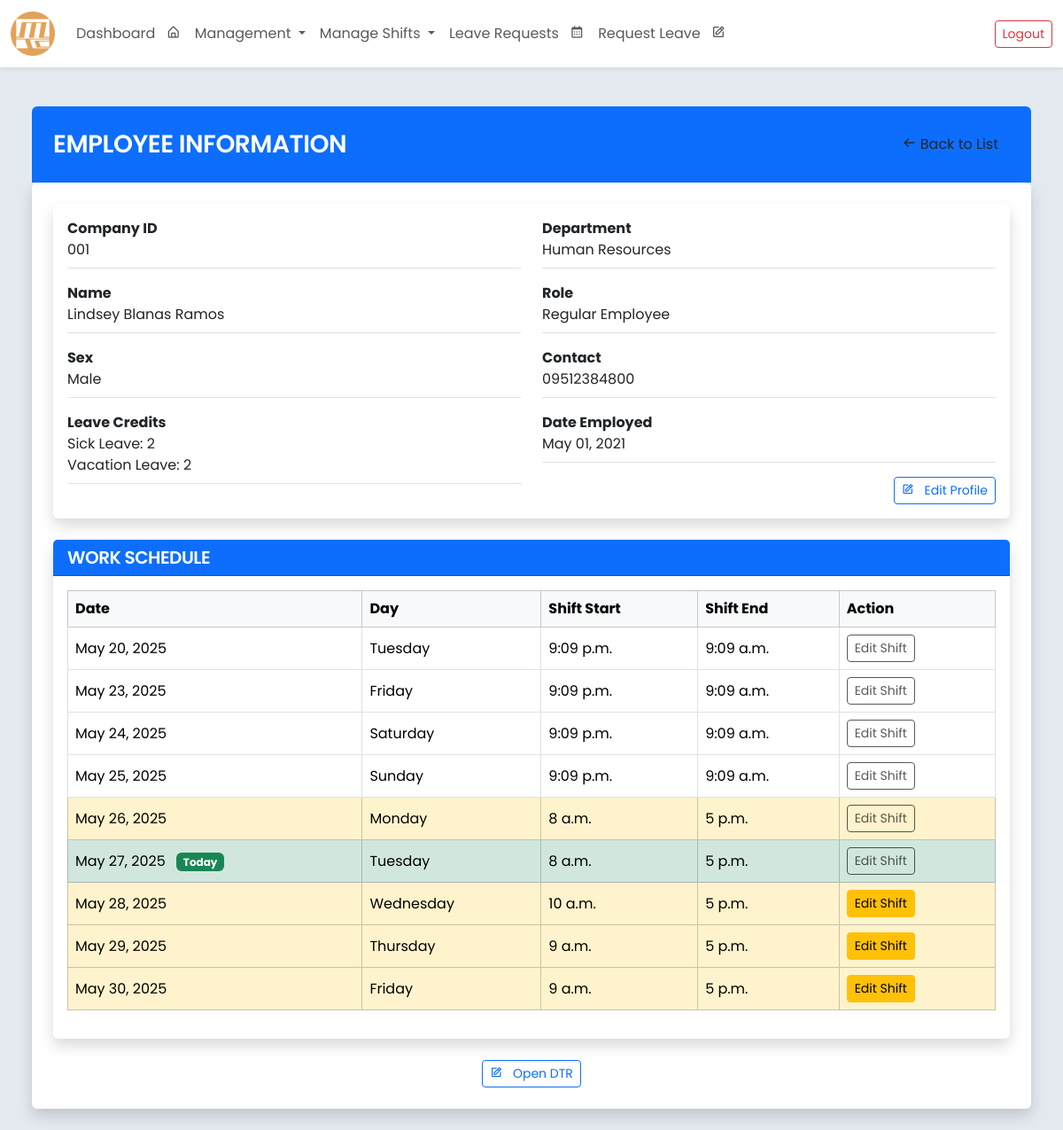
Page /employee/view/10/ (signed in) on the earlier database version.
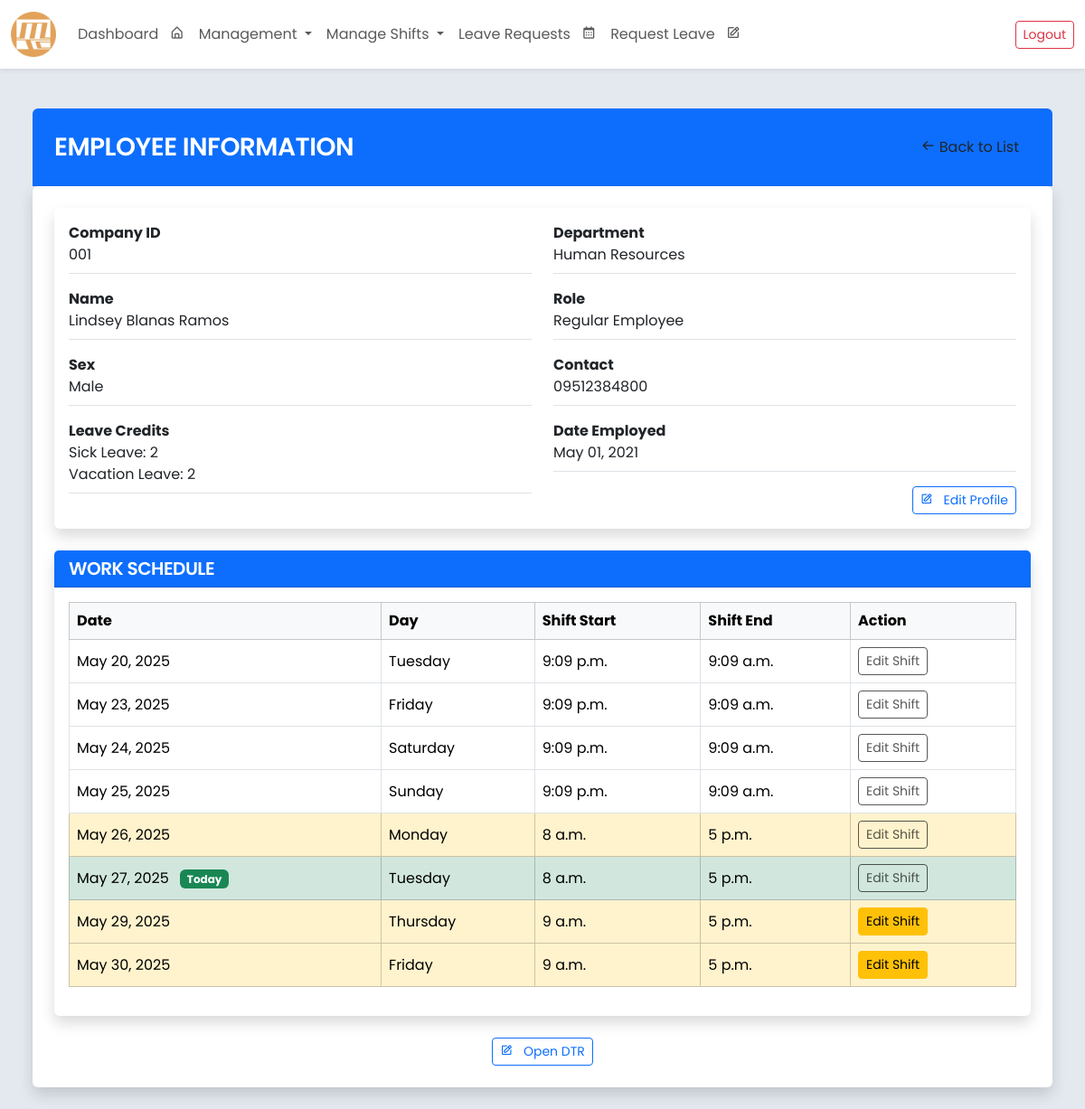
Same page on the later database version.
### core/models.py (models this page shows, shortened)
class Shift(models.Model):
    employee = models.ForeignKey(
        'Employee',
        on_delete=models.CASCADE,
        related_name='shifts'
    )
    department = models.ForeignKey(
        'Department',
        on_delete=models.CASCADE,
        related_name='shifts'
    )
    shift_date = models.DateField(default=timezone.now)
    shift_start = models.TimeField()
    shift_end = models.TimeField()
    class Meta:
        verbose_name = 'Shift'
        verbose_name_plural = 'Shifts'
        db_table = 'shift_table'
        ordering = ['shift_date', 'shift_start']

### core/views.py (the view)
# urls.py: path('employee/view/<int:pk>/', views.view_employee_information, name='employee_information'),
def view_employee_information(request, pk):
    employee = get_object_or_404(Employee, employee_id=pk)
    shifts = Shift.objects.filter(employee=employee).order_by('shift_date', 'shift_start')
    today = date.today()
    start_of_week = today - timedelta(days=today.weekday())  # Monday
    end_of_week = start_of_week + timedelta(days=6)          # Sunday
    context = {
        'employee': employee,
        'shifts': shifts,
        'today': today,
        'start_of_week': start_of_week,
        'end_of_week': end_of_week,
    }
    return render(request, 'view_employee_information.html', context)

### core/models.py (called while the page is built)
    def __str__(self):
        return self.name

### core/templates/view_employee_information.html (shortened to what the changed rows need)
{% extends "base.html" %}
{% block content %}
<div class="container-fluid" style="max-width: 1200px;">
    <div class="bg-white p-4 rounded shadow">
        <div class="card border-0 shadow mb-4">
            <div class="card-body">
                <table class="table table-bordered table-hover align-middle">
                    <thead class="table-light">
                        <tr>
                            <th>Date</th>
                            <th>Day</th>
                            <th>Shift Start</th>
                            <th>Shift End</th>
                            <th>Action</th>
                        </tr>
                    </thead>
                    <tbody>
                        {% for shift in shifts %}
                        <tr
                            {% if shift.shift_date == today %}
                                class="table-success"
                            {% elif shift.shift_date >= start_of_week and shift.shift_date <= end_of_week %}
                                class="table-warning"
                            {% endif %}
                        >
                            <td>
                                {{ shift.shift_date }}
                                {% if shift.shift_date == today %}
                                    <span class="badge bg-success ms-2">Today</span>
                                {% endif %}
                            </td>
                            <td>{{ shift.shift_date|date:"l" }}</td>
                            <td>{{ shift.shift_start }}</td>
                            <td>{{ shift.shift_end }}</td>
                            {% if user.employee in user.employee.department.shift_respondents.all %}
                            <td>
                                {% if shift.shift_date > today %}
                                    <a href="{% url 'edit_shift' shift.id %}" class="btn btn-sm btn-warning me-1">Edit Shift</a>
                                {% else %}
                                    <button class="btn btn-sm  me-1" disabled>Edit Shift</button>
                                {% endif %}
                            </td>
                            {% endif %}
                        </tr>
                        {% endfor %}
                    </tbody>
                </table>
            </div>
        </div>
    </div>
</div>
{% endblock %}

Differences in the rows shown:
removed Shift: shift_date "May 28, 2025", shift_date "Wednesday", shift_start "10 a.m.", shift_end "5 p.m.", shows "Edit Shift"
